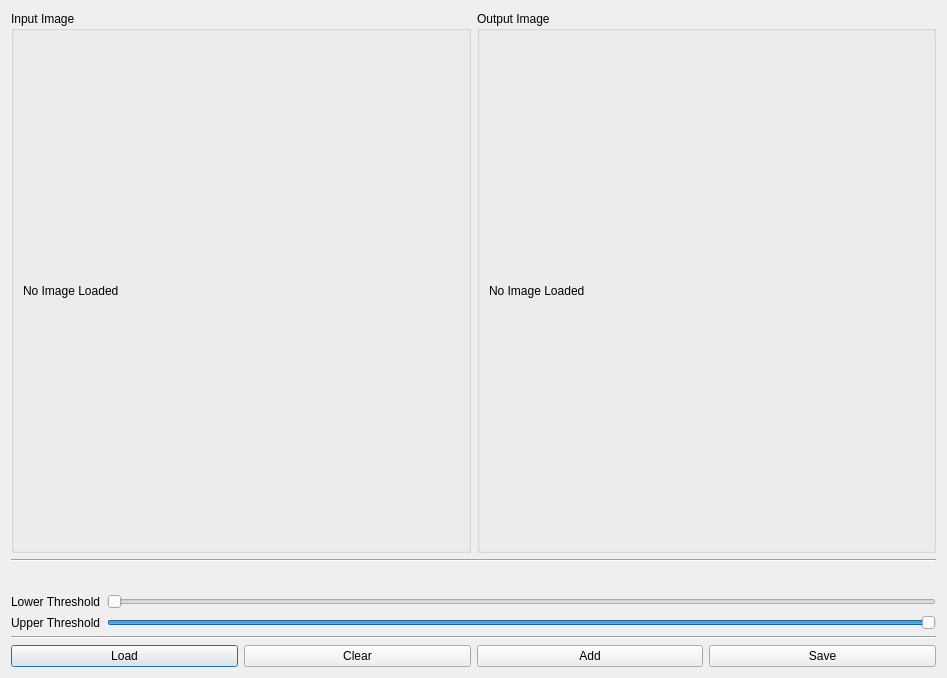
<?xml version="1.0" encoding="UTF-8"?>
<ui version="4.0">
 <author>Chris Diggle</author>
 <class>OpenCVThresholder</class>
 <widget class="QDialog" name="OpenCVThresholder">
  <property name="enabled">
   <bool>true</bool>
  </property>
  <property name="geometry">
   <rect>
    <x>0</x>
    <y>0</y>
    <width>947</width>
    <height>678</height>
   </rect>
  </property>
  <property name="sizePolicy">
   <sizepolicy hsizetype="Fixed" vsizetype="Fixed">
    <horstretch>0</horstretch>
    <verstretch>0</verstretch>
   </sizepolicy>
  </property>
  <property name="windowTitle">
   <string>Assignment 3</string>
  </property>
  <layout class="QVBoxLayout" name="verticalLayout_2">
   <item>
    <layout class="QHBoxLayout" name="horizontalLayout">
     <item>
      <widget class="QGroupBox" name="Input">
       <property name="sizePolicy">
        <sizepolicy hsizetype="Ignored" vsizetype="Ignored">
         <horstretch>0</horstretch>
         <verstretch>0</verstretch>
        </sizepolicy>
       </property>
       <property name="minimumSize">
        <size>
         <width>50</width>
         <height>100</height>
        </size>
       </property>
       <property name="title">
        <string>Input Image</string>
       </property>
       <layout class="QHBoxLayout" name="horizontalLayout_2">
        <item>
         <widget class="QLabel" name="inImage">
          <property name="sizePolicy">
           <sizepolicy hsizetype="Minimum" vsizetype="Minimum">
            <horstretch>0</horstretch>
            <verstretch>0</verstretch>
           </sizepolicy>
          </property>
          <property name="minimumSize">
           <size>
            <width>0</width>
            <height>0</height>
           </size>
          </property>
          <property name="text">
           <string>No Image Loaded</string>
          </property>
          <property name="scaledContents">
           <bool>true</bool>
          </property>
         </widget>
        </item>
       </layout>
      </widget>
     </item>
     <item>
      <widget class="QGroupBox" name="Output">
       <property name="sizePolicy">
        <sizepolicy hsizetype="Ignored" vsizetype="Ignored">
         <horstretch>0</horstretch>
         <verstretch>0</verstretch>
        </sizepolicy>
       </property>
       <property name="minimumSize">
        <size>
         <width>50</width>
         <height>100</height>
        </size>
       </property>
       <property name="title">
        <string>Output Image</string>
       </property>
       <layout class="QHBoxLayout" name="horizontalLayout_3">
        <item>
         <widget class="QLabel" name="outImage">
          <property name="sizePolicy">
           <sizepolicy hsizetype="Minimum" vsizetype="Minimum">
            <horstretch>0</horstretch>
            <verstretch>0</verstretch>
           </sizepolicy>
          </property>
          <property name="minimumSize">
           <size>
            <width>0</width>
            <height>0</height>
           </size>
          </property>
          <property name="text">
           <string>No Image Loaded</string>
          </property>
          <property name="scaledContents">
           <bool>true</bool>
          </property>
         </widget>
        </item>
       </layout>
      </widget>
     </item>
    </layout>
   </item>
   <item>
    <widget class="Line" name="line">
     <property name="orientation">
      <enum>Qt::Horizontal</enum>
     </property>
    </widget>
   </item>
   <item>
    <layout class="QHBoxLayout" name="horizontalLayout_5">
     <item>
      <spacer name="horizontalSpacer">
       <property name="orientation">
        <enum>Qt::Horizontal</enum>
       </property>
       <property name="sizeType">
        <enum>QSizePolicy::Ignored</enum>
       </property>
       <property name="sizeHint" stdset="0">
        <size>
         <width>79</width>
         <height>20</height>
        </size>
       </property>
      </spacer>
     </item>
     <item>
      <widget class="QLabel" name="lColorBar">
       <property name="sizePolicy">
        <sizepolicy hsizetype="Ignored" vsizetype="Ignored">
         <horstretch>0</horstretch>
         <verstretch>0</verstretch>
        </sizepolicy>
       </property>
       <property name="minimumSize">
        <size>
         <width>0</width>
         <height>20</height>
        </size>
       </property>
       <property name="maximumSize">
        <size>
         <width>16777215</width>
         <height>20</height>
        </size>
       </property>
       <property name="text">
        <string/>
       </property>
       <property name="pixmap">
        <pixmap>:/colorBar/YOBFy.png</pixmap>
       </property>
       <property name="scaledContents">
        <bool>true</bool>
       </property>
       <property name="alignment">
        <set>Qt::AlignCenter</set>
       </property>
      </widget>
     </item>
    </layout>
   </item>
   <item>
    <layout class="QVBoxLayout" name="verticalLayout">
     <item>
      <layout class="QHBoxLayout" name="layTop">
       <item>
        <widget class="QLabel" name="label">
         <property name="text">
          <string>Lower Threshold</string>
         </property>
        </widget>
       </item>
       <item>
        <widget class="QSlider" name="sLower">
         <property name="maximum">
          <number>179</number>
         </property>
         <property name="orientation">
          <enum>Qt::Horizontal</enum>
         </property>
        </widget>
       </item>
      </layout>
     </item>
     <item>
      <layout class="QHBoxLayout" name="layBot">
       <item>
        <widget class="QLabel" name="label_2">
         <property name="text">
          <string>Upper Threshold</string>
         </property>
        </widget>
       </item>
       <item>
        <widget class="QSlider" name="sUpper">
         <property name="maximum">
          <number>179</number>
         </property>
         <property name="value">
          <number>179</number>
         </property>
         <property name="orientation">
          <enum>Qt::Horizontal</enum>
         </property>
        </widget>
       </item>
      </layout>
     </item>
    </layout>
   </item>
   <item>
    <widget class="Line" name="line_2">
     <property name="orientation">
      <enum>Qt::Horizontal</enum>
     </property>
    </widget>
   </item>
   <item>
    <layout class="QHBoxLayout" name="horizontalLayout_4">
     <item>
      <widget class="QPushButton" name="bLoad">
       <property name="sizePolicy">
        <sizepolicy hsizetype="Minimum" vsizetype="Maximum">
         <horstretch>0</horstretch>
         <verstretch>0</verstretch>
        </sizepolicy>
       </property>
       <property name="text">
        <string>Load</string>
       </property>
      </widget>
     </item>
     <item>
      <widget class="QPushButton" name="bClear">
       <property name="sizePolicy">
        <sizepolicy hsizetype="Minimum" vsizetype="Maximum">
         <horstretch>0</horstretch>
         <verstretch>0</verstretch>
        </sizepolicy>
       </property>
       <property name="text">
        <string>Clear</string>
       </property>
      </widget>
     </item>
     <item>
      <widget class="QPushButton" name="bAdd">
       <property name="sizePolicy">
        <sizepolicy hsizetype="Minimum" vsizetype="Maximum">
         <horstretch>0</horstretch>
         <verstretch>0</verstretch>
        </sizepolicy>
       </property>
       <property name="text">
        <string>Add</string>
       </property>
      </widget>
     </item>
     <item>
      <widget class="QPushButton" name="bSave">
       <property name="sizePolicy">
        <sizepolicy hsizetype="Minimum" vsizetype="Maximum">
         <horstretch>0</horstretch>
         <verstretch>0</verstretch>
        </sizepolicy>
       </property>
       <property name="text">
        <string>Save</string>
       </property>
      </widget>
     </item>
    </layout>
   </item>
  </layout>
 </widget>
 <resources/>
 <connections/>
</ui>
